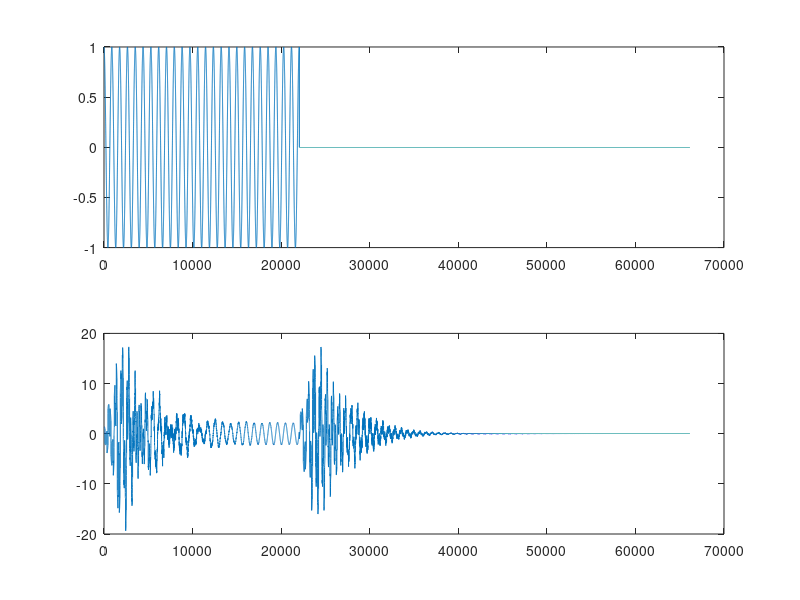

Write the MATLAB code that produced this figure.
%% SCHROEDER no 1
g = 0.707;
M0 = 227;
M1 = 387;
M2 = 677;

a0 = [1; zeros(M0-1,1);  g];
b0 = [g; zeros(M0-1,1); -1];

a1 = [1; zeros(M1-1,1);  g];
b1 = [g; zeros(M1-1,1); -1];

a2 = [1; zeros(M2-1,1); g];
b2 = [g; zeros(M2-1,1); -1];

SR = 44100;
s = sin((1:100)).';
x = [s; zeros(SR,1)];

[y, zf] = filter(b0, a0, x);
[y, zf] = filter(b1, a1, y);
[y, zf] = filter(b2, a2, y);

subplot(3,1,1);
plot(x);
subplot(3,1,2);
plot(y);

%% SCHROEDER no 2
b0_comb = 0.2;
a0_comb = 0.5;
L0 = 137;
L1 = 253;
L2 = 517;
L3 = 623;

[y0, ~] = filter([b0_comb], [1; zeros(L0-1,1); a0_comb], x);
[y1, ~] = filter([b0_comb], [1; zeros(L1-1,1); a0_comb], x);
[y2, ~] = filter([b0_comb], [1; zeros(L2-1,1); a0_comb], x);
[y3, ~] = filter([b0_comb], [1; zeros(L3-1,1); a0_comb], x);

ySum = y0 + y1 + y2 + y3;

[y, zf] = filter(b0, a0, ySum);
[y, zf] = filter(b1, a1, y);

subplot(3,1,1);
plot(x);
subplot(3,1,2);
plot(ySum);
subplot(3,1,3);
plot(y);

%% reverb lol

fs = 44100;
f1 = 50;
x = cos(2*pi*((1:0.5*fs)*f1/fs)).';

b0_comb = 0.2;
a0_comb = 0.5;
g=0.7;

% s = sin((1:100)).';
x = [x; zeros(SR,1)];

a0 = [1; zeros(1051-1,1);  g];
b0 = [g; zeros(1051-1,1); -1];

a1 = [1; zeros(337-1,1);  g];
b1 = [g; zeros(337-1,1); -1];

a2 = [1; zeros(113-1,1); g];
b2 = [g; zeros(113-1,1); -1];

[y, zf] = filter(b0, a0, x);
[y, zf] = filter(b1, a1, y);
[y, zf] = filter(b2, a2, y);

[y0, ~] = filter([1; zeros(4799-1,1); 0.742], [1], y);
[y1, ~] = filter([1; zeros(4999-1,1); 0.733], [1], y);
[y2, ~] = filter([1; zeros(5399-1,1); 0.715], [1], y);
[y3, ~] = filter([1; zeros(5801-1,1); 0.697], [1], y);

y = y0 + y1 + y2 + y3;

subplot(2,1,1);
plot(x);
subplot(2,1,2);
plot(y);

